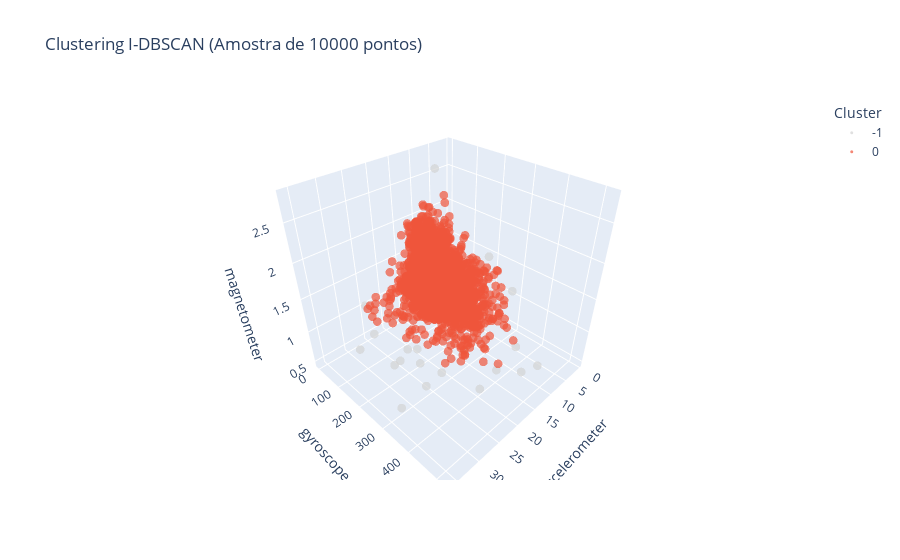

This figure's notebook cell:
### Code cell
import matplotlib.pyplot as plt
import plotly.express as px
import pandas as pd
import numpy as np

# ==============================================================================
# 1. PREPARAR DADOS PARA O PLOT
# ==============================================================================
# Vamos criar um DataFrame temporário apenas para visualização
# Usamos os dados REAIS (X_real) para os eixos terem significado físico
# Mas usamos as LABELS (final_labels) que acabaste de calcular
df_plot = pd.DataFrame(X_real, columns=["accelerometer", "gyroscope", "magnetometer"])
df_plot['Cluster'] = final_labels

# --- PASSO CRÍTICO: AMOSTRAGEM PARA VISUALIZAÇÃO ---
# Plotar 4 milhões de pontos vai bloquear o browser ou o Python.
# Vamos pegar em 10.000 pontos aleatórios para visualizar a estrutura.
N_SAMPLES_PLOT = 10000 

if len(df_plot) > N_SAMPLES_PLOT:
    print(f"Amostrando {N_SAMPLES_PLOT} pontos para visualização (de {len(df_plot)} totais)...")
    df_vis = df_plot.sample(n=N_SAMPLES_PLOT, random_state=42)
else:
    df_vis = df_plot

# Converter a coluna Cluster para string para que o gráfico a trate como categoria (cores discretas)
# E ordenamos para que o ruído (-1) apareça primeiro ou separado
df_vis['Cluster'] = df_vis['Cluster'].astype(str)
df_vis = df_vis.sort_values('Cluster')

# ==============================================================================
# OPÇÃO A: PLOTLY (Recomendado - Interativo)
# ==============================================================================
print("A gerar gráfico interativo Plotly...")
fig = px.scatter_3d(
    df_vis, 
    x='accelerometer', 
    y='gyroscope', 
    z='magnetometer',
    color='Cluster',
    title=f"Clustering I-DBSCAN (Amostra de {N_SAMPLES_PLOT} pontos)",
    opacity=0.7,
    size_max=5,
    # Mapa de cores: Ruído (-1) a cinzento, outros com cores vivas
    color_discrete_map={'-1': 'lightgrey'} 
)

# Ajustar o tamanho dos marcadores
fig.update_traces(marker=dict(size=3))
fig.show()

# ==============================================================================
# OPÇÃO B: MATPLOTLIB (Estático - Bom para guardar imagem)
# ==============================================================================
print("A gerar gráfico estático Matplotlib...")
fig = plt.figure(figsize=(10, 8))
ax = fig.add_subplot(111, projection='3d')

# Separar ruído dos clusters para pintar diferente
mask_noise = df_vis['Cluster'] == '-1'
data_noise = df_vis[mask_noise]
data_clusters = df_vis[~mask_noise]

# Plotar Ruído (Cinzento e transparente)
ax.scatter(
    data_noise['accelerometer'], 
    data_noise['gyroscope'], 
    data_noise['magnetometer'], 
    c='lightgrey', label='Ruído (-1)', alpha=0.1, s=1
)

# Plotar Clusters (Colorido por label)
# Convertemos labels de volta para int para usar o cmap 'tab10' ou 'viridis'
if not data_clusters.empty:
    scatter = ax.scatter(
        data_clusters['accelerometer'], 
        data_clusters['gyroscope'], 
        data_clusters['magnetometer'], 
        c=data_clusters['Cluster'].astype(int), 
        cmap='viridis', s=2, alpha=0.6
    )
    plt.colorbar(scatter, label='Cluster ID')

ax.set_xlabel('Accelerometer')
ax.set_ylabel('Gyroscope')
ax.set_zlabel('Magnetometer')
plt.title('I-DBSCAN Clusters')
plt.show()

### Figure 1 — Plotly figure (JSON) as saved in the notebook; plotly's stock layout.template omitted (floating-point values rounded to 4 significant figures; data arrays with more than 128 entries replaced by an {"elided": "..."} marker saying what was removed)
{"data": [{"hovertemplate": "Cluster=-1<br>accelerometer=%{x}<br>gyroscope=%{y}<br>magnetometer=%{z}<extra></extra>", "legendgroup": "-1", "marker": {"color": "lightgrey", "opacity": 0.7, "size": 3, "symbol": "circle"}, "mode": "markers", "name": "-1", "scene": "scene", "showlegend": true, "type": "scatter3d", "x": [33.71, 25.01, 18.99, 31.53, 23.61, 35.82, 19.26, 27.66, 27.38, 25.18, 12.77, 29.7, 23.05, 22.2, 3.91, 31.23, 5.758, 23.0, 11.35, 23.55, 34.64, 29.97, 23.64, 9.117], "y": [309.2, 466.6, 142.6, 289.5, 356.9, 364.9, 520.9, 188.0, 371.9, 253.1, 433.5, 351.9, 489.4, 235.2, 216.3, 158.6, 330.8, 204.9, 107.0, 394.4, 188.0, 154.2, 173.1, 475.2], "z": [1.29, 1.027, 1.876, 1.195, 1.441, 0.9383, 1.182, 1.425, 1.079, 0.7552, 1.015, 0.9177, 1.287, 1.669, 1.603, 1.627, 1.366, 0.7569, 2.794, 1.313, 1.199, 1.149, 0.6888, 0.6677]}, {"hovertemplate": "Cluster=0<br>accelerometer=%{x}<br>gyroscope=%{y}<br>magnetometer=%{z}<extra></extra>", "legendgroup": "0", "marker": {"color": "#EF553B", "opacity": 0.7, "size": 3, "symbol": "circle"}, "mode": "markers", "name": "0", "scene": "scene", "showlegend": true, "type": "scatter3d", "x": {"elided": "9976 float values"}, "y": {"elided": "9976 float values"}, "z": {"elided": "9976 float values"}}], "layout": {"legend": {"title": {"text": "Cluster"}, "tracegroupgap": 0}, "scene": {"domain": {"x": [0, 1], "y": [0, 1]}, "xaxis": {"title": {"text": "accelerometer"}}, "yaxis": {"title": {"text": "gyroscope"}}, "zaxis": {"title": {"text": "magnetometer"}}}, "title": {"text": "Clustering I-DBSCAN (Amostra de 10000 pontos)"}}}
